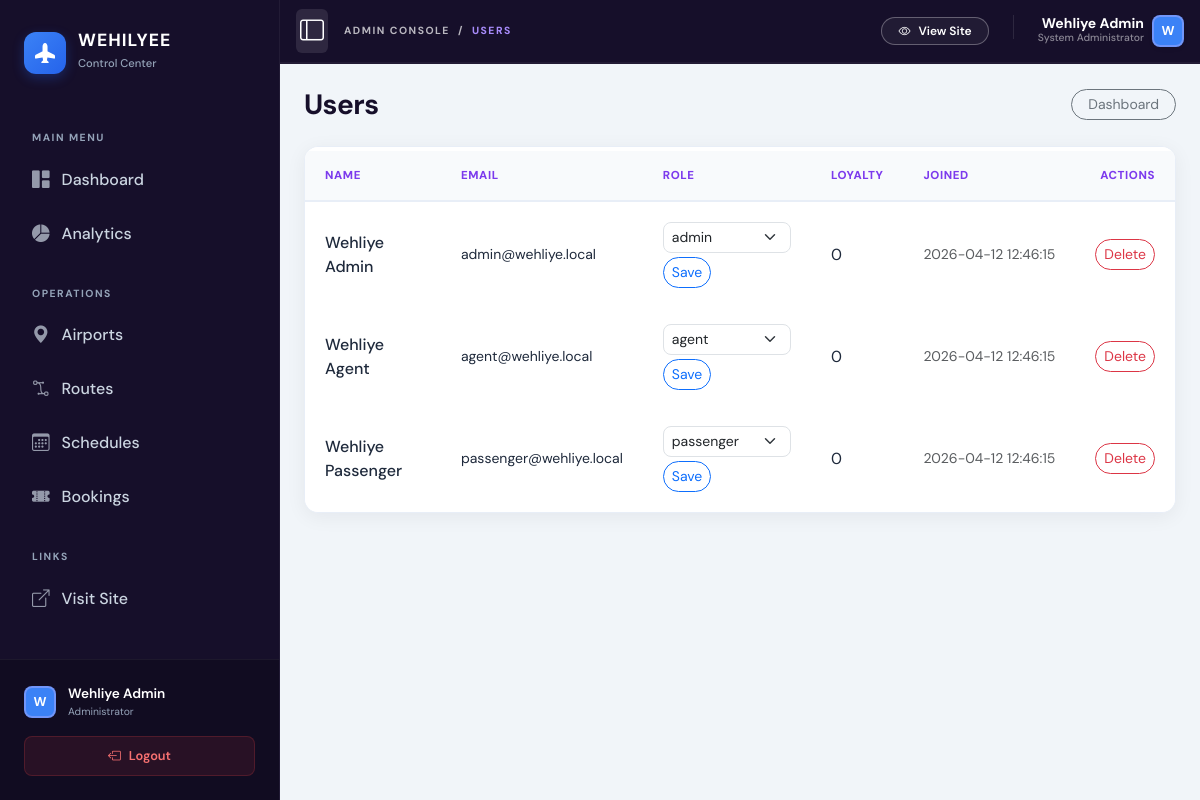
The page /admin/users.php (signed in) on the database its author committed.
### tables this page shows
CREATE TABLE IF NOT EXISTS users (
    id INT AUTO_INCREMENT PRIMARY KEY,
    full_name VARCHAR(120) NOT NULL,
    email VARCHAR(120) NOT NULL UNIQUE,
    password_hash VARCHAR(255) NOT NULL,
    role ENUM('admin','passenger','agent') NOT NULL DEFAULT 'passenger',
    loyalty_points INT NOT NULL DEFAULT 0,
    created_at TIMESTAMP DEFAULT CURRENT_TIMESTAMP
);

### includes/functions.php (called while the page is built, shortened)
<?php
require_once dirname(__DIR__) . '/config/db.php';
function base_url(): string
{
    static $cached = null;
    if ($cached !== null) {
        return $cached;
    }
    $projectRoot = realpath(dirname(__DIR__));
    $docRoot = realpath($_SERVER['DOCUMENT_ROOT'] ?? '');
    if ($projectRoot && $docRoot && str_starts_with($projectRoot, $docRoot)) {
        $rel = str_replace('\\', '/', substr($projectRoot, strlen($docRoot)));
        $cached = $rel === '' ? '' : rtrim($rel, '/');
        return $cached;
    }
    $script = str_replace('\\', '/', $_SERVER['SCRIPT_NAME'] ?? '/index.php');
    $cached = rtrim(dirname($script), '/');
    return $cached;
}

### classes/User.php (called while the page is built, shortened)
<?php
class User
{
    public static function current(): ?array
    {
        return $_SESSION['user'];
    }
    public static function adminList(): array
    {
        return db()->query('SELECT id, full_name, email, role, loyalty_points, created_at FROM users ORDER BY id ASC')->fetchAll();
    }
}

### config/db.php (called while the page is built, shortened)
<?php
function db(): PDO
{
    $dsn = 'mysql:host=' . DB_HOST . ';dbname=' . DB_NAME . ';charset=' . DB_CHARSET;
    $pdo = new PDO($dsn, DB_USER, DB_PASS, [
        PDO::ATTR_ERRMODE => PDO::ERRMODE_EXCEPTION,
        PDO::ATTR_DEFAULT_FETCH_MODE => PDO::FETCH_ASSOC,
    ]);
    return $pdo;
}

### admin/users.php (the view, shortened to what this page needs)
<?php
require_once dirname(__DIR__) . '/includes/functions.php';
$base = base_url();
$user = User::current();
$users = User::adminList();
$pageTitle = 'Users — Wehliye Admin';
$adminSidebar = true;
$activeNav = 'users';
require dirname(__DIR__) . '/includes/header.php';
?>
<div class="d-flex flex-wrap justify-content-between align-items-center gap-2 mb-4">
    <h1 class="ofbms-page-title h3 mb-0">Users</h1>
    <a href="<?= htmlspecialchars($base) ?>/admin/dashboard.php" class="btn btn-outline-secondary btn-sm rounded-pill px-3">Dashboard</a>
</div>
<div class="ofbms-table-wrap">
    <div class="table-responsive">
        <table class="table table-hover align-middle">
            <thead>
                <tr>
                    <th>Name</th>
                    <th>Email</th>
                    <th>Role</th>
                    <th>Loyalty</th>
                    <th>Joined</th>
                    <th class="text-end">Actions</th>
                </tr>
            </thead>
            <tbody>
                <?php foreach ($users as $u): ?>
                    <tr>
                        <td class="fw-medium"><?= htmlspecialchars($u['full_name']) ?></td>
                        <td class="small"><?= htmlspecialchars($u['email']) ?></td>
                        <td>
                            <form method="post" action="<?= htmlspecialchars($base) ?>/admin/users.php" class="d-flex flex-wrap gap-1 align-items-center">
                                <select class="form-select form-select-sm rounded-3" name="role" style="min-width: 7rem;">
                                    <option value="passenger" <?= $u['role'] === 'passenger' ? 'selected' : '' ?>>passenger</option>
                                    <option value="agent" <?= $u['role'] === 'agent' ? 'selected' : '' ?>>agent</option>
                                    <option value="admin" <?= $u['role'] === 'admin' ? 'selected' : '' ?>>admin</option>
                                </select>
                                <button type="submit" name="set_role" value="1" class="btn btn-sm btn-outline-primary rounded-pill">Save</button>
                            </form>
                        </td>
                        <td><?= (int) $u['loyalty_points'] ?></td>
                        <td class="text-nowrap small text-muted"><?= htmlspecialchars((string) $u['created_at']) ?></td>
                        <td class="text-end">
                            <form method="post" class="d-inline" data-confirm="Permanently delete this user? They must have no bookings.">
                                <button type="submit" name="delete_user" value="1" class="btn btn-sm btn-outline-danger rounded-pill">Delete</button>
                            </form>
                        </td>
                    </tr>
                <?php endforeach; ?>
            </tbody>
        </table>
    </div>
</div>
<?php require dirname(__DIR__) . '/includes/footer.php'; ?>

### includes/header.php (shortened to what this page needs)
<?php
$user = $user ?? User::current();
$adminSidebar = $adminSidebar ?? false;
$activeNav = $activeNav ?? '';
?>
<!doctype html>
<html lang="en">
<head>
    <link href="https://cdn.jsdelivr.net/npm/bootstrap@5.3.3/dist/css/bootstrap.min.css" rel="stylesheet">
    <link href="https://cdn.jsdelivr.net/npm/bootstrap-icons@1.11.3/font/bootstrap-icons.min.css" rel="stylesheet">
    <link href="<?= htmlspecialchars($base) ?>/assets/css/app.css?v=1.9" rel="stylesheet">
</head>
<?php
$isHome = str_contains($pageTitle, 'Book flights');
?>
<body class="ofbms-body <?= $adminSidebar ? 'admin-mode' : ($isHome ? 'ofbms-bg-pattern ofbms-home' : 'ofbms-bg-pattern') ?>">
<?php if ($adminSidebar): ?>
<div class="admin-shell d-flex min-vh-100 overflow-hidden">
    <aside class="admin-aside d-none d-lg-flex flex-column flex-shrink-0">
        <?php require __DIR__ . '/partials/admin_sidebar.php'; ?>
    </aside>
             <?php require __DIR__ . '/partials/admin_sidebar.php'; ?>
    <div class="admin-stage flex-grow-1 d-flex flex-column min-w-0" style="height: 100vh; overflow-y: auto;">
        <header class="admin-topbar d-flex align-items-center justify-content-between sticky-top px-3 py-2" style="height: 64px; z-index: 999;">
            <div class="d-flex align-items-center gap-3">
                <button class="btn btn-outline-secondary border-0 p-1" type="button" id="adminSidebarToggle">
                    <i class="bi bi-layout-sidebar fs-4"></i>
                </button>
                <nav aria-label="breadcrumb">
                    <ol class="breadcrumb  mb-0 small fw-bold text-uppercase" style="letter-spacing: 1.5px; font-size: 0.65rem;">
                        <li class="breadcrumb-item"><a href="<?= $base ?>/admin/dashboard.php" class="text-decoration-none">Admin Console</a></li>
                        <?php
                            $cleanTitle = str_replace([' — Wehliye Admin', ' — Wehliye Airline', 'Admin '], '', $pageTitle);
                        ?>
                        <li class="breadcrumb-item active" aria-current="page"><?= htmlspecialchars($cleanTitle) ?></li>
                    </ol>
                </nav>
            </div>
            <div class="admin-user-nav d-flex align-items-center gap-2 gap-md-4">
                <a href="<?= htmlspecialchars($base) ?>/index.php" class="btn btn-sm btn-outline-secondary rounded-pill px-3 fw-semibold small d-none d-md-flex align-items-center gap-2" style="font-size: 0.75rem;">
                    <i class="bi bi-eye"></i> View Site
                </a>
                <div class="dropdown">
                    <div class="d-flex align-items-center gap-2" role="button" data-bs-toggle="dropdown" aria-expanded="false" style="cursor: pointer;">
                        <div class="text-end d-none d-sm-block">
                            <div class="small fw-bold text-white lh-1"><?= htmlspecialchars($user['full_name']) ?></div>
                            <div class="text-white-50" style="font-size: 0.65rem; font-weight: 500;">System Administrator</div>
                        </div>
                        <div class="admin-pfp-mini shadow-sm" style="border: 2px solid #fff; box-shadow: 0 0 0 1px #e2e8f0;">
                            <?= strtoupper(substr($user['full_name'], 0, 1)) ?>
                        </div>
                    </div>
                </div>
            </div>
        </header>
        <main class="admin-main flex-grow-1 px-4 py-4" style="overflow-y: auto;">
<?php endif; ?>

### includes/partials/admin_sidebar.php (shortened to what this page needs)
<div class="admin-sidebar d-flex flex-column shadow-lg bg-dark">
    <div class="admin-sidebar-header">
        <a class="brand-link" href="<?= htmlspecialchars($base) ?>/admin/dashboard.php">
            <div class="brand-icon-box">
                <i class="bi bi-airplane-fill"></i>
            </div>
            <div class="brand-text">
                <span class="brand-name">Wehilyee</span>
                <span class="brand-tagline">Control Center</span>
            </div>
        </a>
    </div>
    <div class="sidebar-scroll flex-grow-1">
        <nav class="admin-sidebar-nav px-3">
            <div class="nav-section-label">Main Menu</div>
            <a class="nav-item <?= $activeNav === 'dashboard' ? 'active' : '' ?>" href="<?= htmlspecialchars($base) ?>/admin/dashboard.php">
                <i class="bi bi-grid-1x2-fill"></i>
                <span>Dashboard</span>
            </a>
            <a class="nav-item <?= $activeNav === 'reports' ? 'active' : '' ?>" href="<?= htmlspecialchars($base) ?>/admin/reports.php">
                <i class="bi bi-pie-chart-fill"></i>
                <span>Analytics</span>
            </a>
            <div class="nav-section-label">Operations</div>
            <a class="nav-item <?= $activeNav === 'airports' ? 'active' : '' ?>" href="<?= htmlspecialchars($base) ?>/admin/airports.php">
                <i class="bi bi-geo-alt-fill"></i>
                <span>Airports</span>
            </a>
            <a class="nav-item <?= $activeNav === 'flights' ? 'active' : '' ?>" href="<?= htmlspecialchars($base) ?>/admin/flights.php">
                <i class="bi bi-bezier2"></i>
                <span>Routes</span>
            </a>
            <a class="nav-item <?= $activeNav === 'schedules' ? 'active' : '' ?>" href="<?= htmlspecialchars($base) ?>/admin/schedules.php">
                <i class="bi bi-calendar3"></i>
                <span>Schedules</span>
            </a>
            <a class="nav-item <?= $activeNav === 'bookings' ? 'active' : '' ?>" href="<?= htmlspecialchars($base) ?>/admin/bookings.php">
                <i class="bi bi-ticket-perforated-fill"></i>
                <span>Bookings</span>
            </a>
            <div class="nav-section-label">Links</div>
            <a class="nav-item" href="<?= htmlspecialchars($base) ?>/index.php" target="_blank">
                <i class="bi bi-box-arrow-up-right"></i>
                <span>Visit Site</span>
            </a>
        </nav>
    </div>
    <div class="admin-sidebar-footer">
        <div class="user-card mb-3">
            <div class="admin-pfp-mini">
                <?= strtoupper(substr($user['full_name'] ?? 'A', 0, 1)) ?>
            </div>
            <div class="user-info">
                <div class="user-name small text-white"><?= htmlspecialchars($user['full_name'] ?? 'Admin') ?></div>
                <div class="user-role" style="font-size: 0.65rem; color: #94a3b8;">Administrator</div>
            </div>
        </div>
        <form action="<?= htmlspecialchars($base) ?>/logout.php" method="post">
            <button type="submit" class="btn btn-logout d-flex align-items-center justify-content-center gap-2">
                <i class="bi bi-box-arrow-left"></i> <span>Logout</span>
            </button>
        </form>
    </div>
</div>

### rows shown on the page
users: full_name "W", full_name "Wehliye Admin", email "admin@wehliye.local", role "admin", loyalty_points "0", created_at "2026-04-12 12:46:15"
users: full_name "Wehliye Agent", email "agent@wehliye.local", role "agent", loyalty_points "0", created_at "2026-04-12 12:46:15"
users: full_name "Wehliye Passenger", email "passenger@wehliye.local", role "passenger", loyalty_points "0", created_at "2026-04-12 12:46:15"

### other values the page prints
$cleanTitle "USERS"
